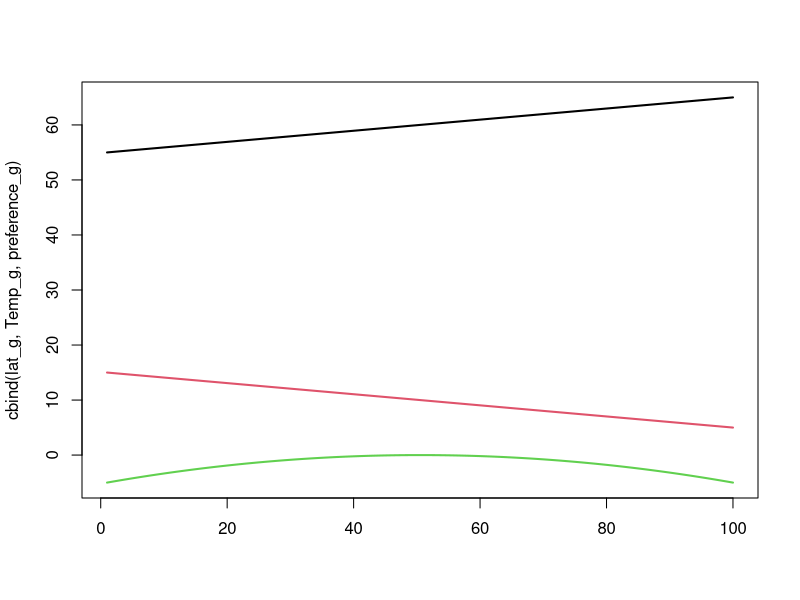

The R source for this figure: (Note: this script raises an error after producing the figure.)

library(Matrix)
n_g = 100

# Domain characteristics
lat_g = seq(55, 65, length=n_g)
Temp_g = seq(15, 5, length=n_g)

# Parameters
diffusion = .1
preference_g =  (-2*diffusion * (Temp_g - 10)^2)

# plot
matplot( cbind(lat_g,Temp_g,preference_g), type="l", lty="solid", lwd=2 )

# Movement operator
A_gg = ifelse( round(abs(outer(lat_g,lat_g,"-")),2) == round(mean(diff(lat_g)),2), 1, 0 )

# Diffusion
diffusion_gg = A_gg * diffusion
diag(diffusion_gg) = -1 * colSums(diffusion_gg)

a = Matrix::expm(diffusion_gg) %>% as.matrix()

plot(a[n_g/2,])

# Taxis
taxis_gg = A_gg * outer(preference_g, preference_g, "-")
diag(taxis_gg) = -1 * colSums(taxis_gg)
# Total
mrate_gg = diffusion_gg + taxis_gg
# Annualized
mfraction_gg = Matrix::expm(mrate_gg)
hist(mfraction_gg %>% as.matrix())
image(as.matrix(mfraction_gg))
rowSums(mfraction_gg)
colSums(mfraction_gg)


n <- matrix(ncol = 1, nrow = n_g,rep(0,n_g))

n[1,1] <-  100

for (y in 1:500){
  
 n <-  mfraction_gg %*% n
  
}

# Stationary distribution

stationary_g = eigen(mfraction_gg)$vectors[,1]

stationary_g = stationary_g / sum(stationary_g)

matplot( x=lat_g, y=cbind(as.numeric(n / sum(n)),stationary_g), type="l", col=c("black","blue") )



# n(t+1) = Mrate_gg * n(t)
